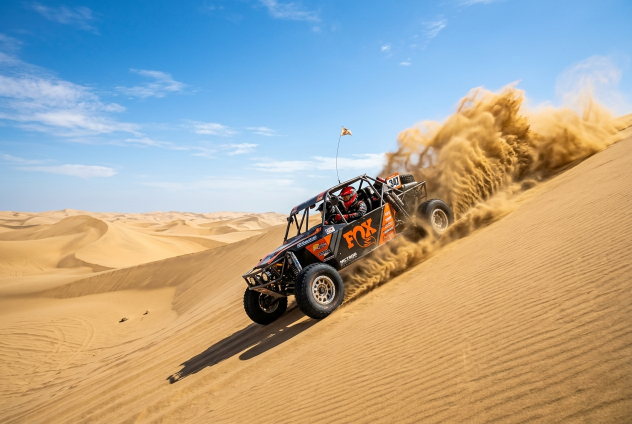
#> input picture img/adrenarena.jpg, 1264 x 848 px (shown at 1/2 size)
$ python optimize_images.py
#> lines starting #> are read from the running program, lines starting #| are printed output that depends on the picture
"""Generate responsive WebP variants for the site's photos.

For every source image listed in SOURCES, writes img/w/<name>-<width>.webp at
each width in WIDTHS (never upscaling; the original width is always included).
Pages reference them through `srcset` (see generate_pages.py `img_attrs` and the
hand-written pages). Re-run after adding or replacing a photo:

    python3 optimize_images.py
"""
import os
from PIL import Image

WIDTHS = (480, 680, 960, 1264, 1600)
QUALITY = 68
OUT_DIR = "img/w"
SOURCES = [
    "img/adrenarena.jpg", "img/atv-gokart.jpg", "img/ballestas-y-reserva-full-day.jpg",
    "img/bicicleta-reserva-paracas.jpg", "img/buceo.jpg", "img/caminata-paracas.jpg",
    "img/huacachina.jpg", "img/islas-ballestas.jpg", "img/kayak-paddle.jpg",
    "img/parapente.jpg", "img/reserva-nacional-paracas.jpg", "img/ruta-del-pisco.jpg",
    "img/scooter-reserva-paracas.png", "img/tambo-colorado.jpg", "img/trekking.jpg",
    "img/trekking-2.jpg", "img/trekking-3.jpg", "img/trekking-4.jpg",
    "img/trekking-5.jpg", "img/trekking-6.jpg",
    "img/yakupark.jpg", "img/snorkel.jpg", "img/gokarts.webp", "img/Atv-GoKart-Paracas.webp",
]


def variant_widths(original_width):
    widths = sorted({w for w in WIDTHS if w < original_width} | {min(original_width, max(WIDTHS))})
    return widths


def main():
    os.makedirs(OUT_DIR, exist_ok=True)
    script_mtime = os.path.getmtime(__file__)
    for src in SOURCES:
        name = os.path.splitext(os.path.basename(src))[0]
        src_mtime = max(os.path.getmtime(src), script_mtime)
        with Image.open(src) as im:
#> im is the input picture: PIL image 1264x848 RGB; mean R, G, B 171.2, 165.3, 150.3
            im = im.convert("RGB")
            for w in variant_widths(im.width):
                out = os.path.join(OUT_DIR, f"{name}-{w}.webp")
                if os.path.exists(out) and os.path.getmtime(out) >= src_mtime:
                    continue
                h = round(im.height * w / im.width)
                im.resize((w, h), Image.LANCZOS).save(out, "WEBP", quality=QUALITY, method=6)
                print(f"{out}  {os.path.getsize(out) // 1024} KB")
#> this loop made 4 passes
#> pass 1, in main, `im.resize((w, h), Image.LANCZOS).save(out, "WEBP", quality=QUALITY, me..`:
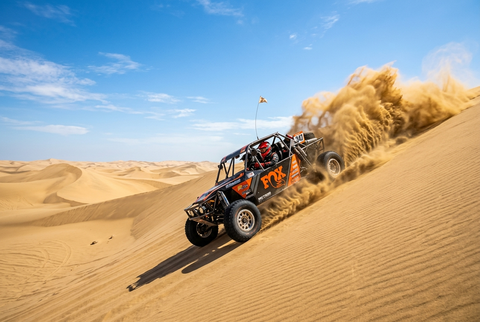
#> saved as adrenarena-480.webp: PIL image 480x322 RGB; mean R, G, B 171.2, 165.3, 150.3
#> pass 2, in main, `im.resize((w, h), Image.LANCZOS).save(out, "WEBP", quality=QUALITY, me..`:
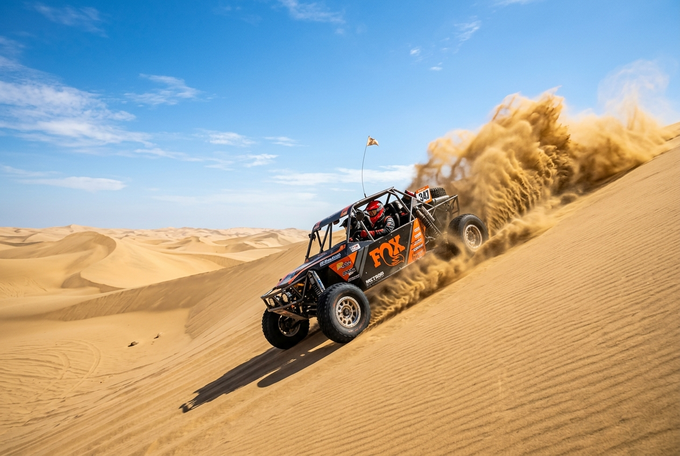
#> saved as adrenarena-680.webp: PIL image 680x456 RGB; mean R, G, B 171.2, 165.3, 150.3
#> pass 2 of the loop in main, `for src in SOURCES:`:
#> src_mtime = 1.8e+09
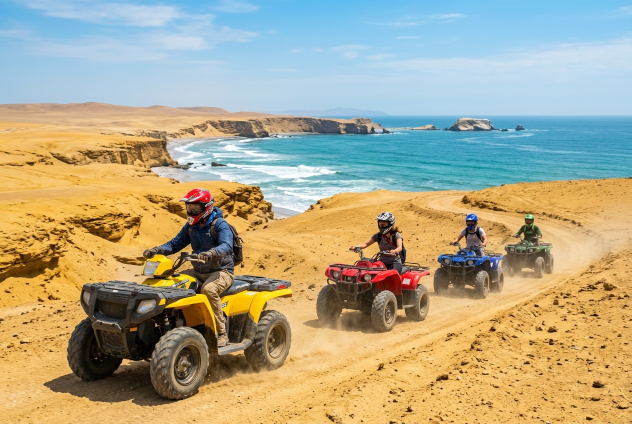
#> input picture img/atv-gokart.jpg, 1264 x 848 px (shown at 1/2 size)
#> in main, im is the input picture: PIL image 1264x848 RGB; mean R, G, B 175.2, 168.1, 138.5
#> the loop in main, `for w in variant_widths(im.width):` made 4 passes
#| img/w/atv-gokart-480.webp  23 KB
#| img/w/atv-gokart-680.webp  41 KB
#| img/w/atv-gokart-960.webp  70 KB
#| img/w/atv-gokart-1264.webp  104 KB
#> pass 1, in main, `im.resize((w, h), Image.LANCZOS).save(out, "WEBP", quality=QUALITY, me..`:
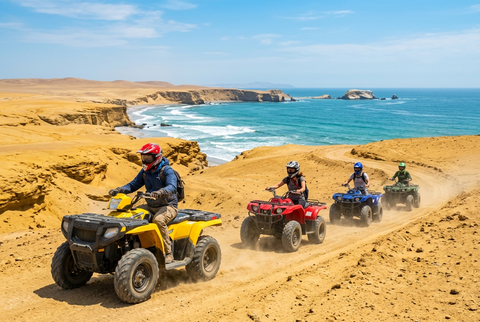
#> saved as atv-gokart-480.webp: PIL image 480x322 RGB; mean R, G, B 175.2, 168.1, 138.5
#> pass 2, in main, `im.resize((w, h), Image.LANCZOS).save(out, "WEBP", quality=QUALITY, me..`:
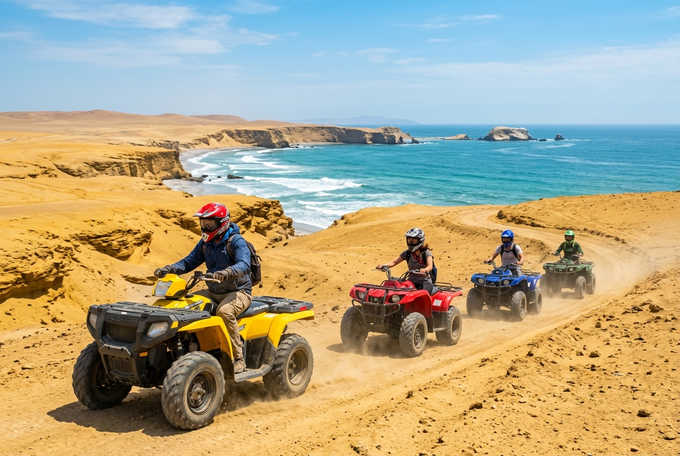
#> saved as atv-gokart-680.webp: PIL image 680x456 RGB; mean R, G, B 175.2, 168.1, 138.5
#> pass 3 of the loop in main, `for src in SOURCES:`:
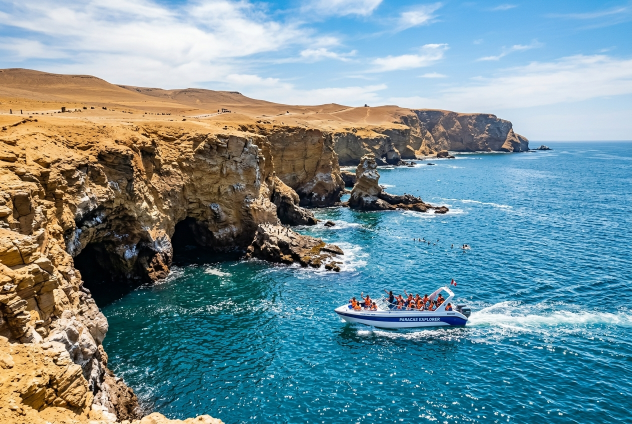
#> input picture img/ballestas-y-reserva-full-day.jpg, 1264 x 848 px (shown at 1/2 size)
#> in main, im is the input picture: PIL image 1264x848 RGB; mean R, G, B 114.8, 143.5, 150.6
#> the loop in main, `for w in variant_widths(im.width):` made 4 passes
#| img/w/ballestas-y-reserva-full-day-480.webp  34 KB
#| img/w/ballestas-y-reserva-full-day-680.webp  65 KB
#| img/w/ballestas-y-reserva-full-day-960.webp  117 KB
#| img/w/ballestas-y-reserva-full-day-1264.webp  186 KB
#> pass 1, in main, `im.resize((w, h), Image.LANCZOS).save(out, "WEBP", quality=QUALITY, me..`:
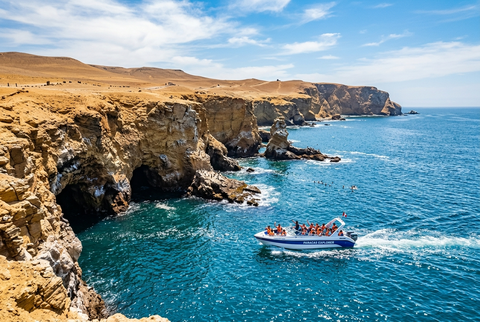
#> saved as ballestas-y-reserva-full-day-480.webp: PIL image 480x322 RGB; mean R, G, B 114.9, 143.5, 150.6
#> pass 2, in main, `im.resize((w, h), Image.LANCZOS).save(out, "WEBP", quality=QUALITY, me..`:
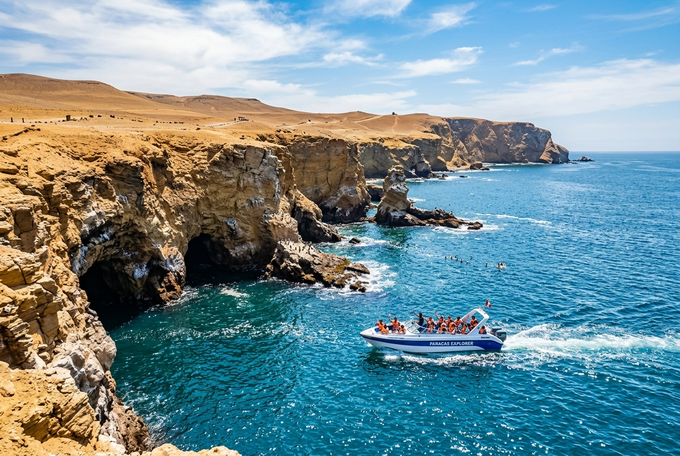
#> saved as ballestas-y-reserva-full-day-680.webp: PIL image 680x456 RGB; mean R, G, B 114.9, 143.5, 150.6
#> the loop made 7 passes; the first 3 are shown


if __name__ == "__main__":
#> (the run stopped early here; a loop or call above may not have finished)
